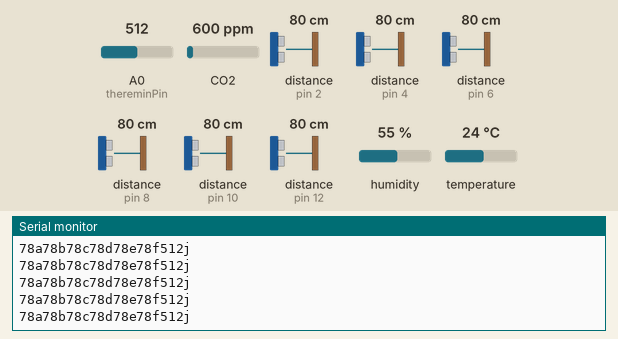
Recording of a sketch running on a simulated Arduino Uno, built with avr-gcc and run on an emulated ATmega328P. Parts: the last lines printed to the serial monitor. Wiring (inferred from the names in the program): 6 × ultrasonic range finder: trigger pin 3, echo pin 2 / trigger pin 5, echo pin 4 / trigger pin 7, echo pin 6 / trigger pin 9, echo pin 8 / trigger pin 11, echo pin 10 / trigger pin 13, echo pin 12. Inputs (shaded band) come from the test bench; at power-on: distance to the obstacle (sensors on pin 4, pin 2, pin 6, pin 8, pin 10, pin 12) 80 cm, CO2 600 ppm, A0 (thereminPin) = 512, humidity 55 %, temperature 24 °C. The echo pulse lasts 58.3 µs per cm.

Above: at 1.2 s.
1.3 s: distance to the obstacle (sensor on pin 4) set to 299 cm
At 1.36 s:
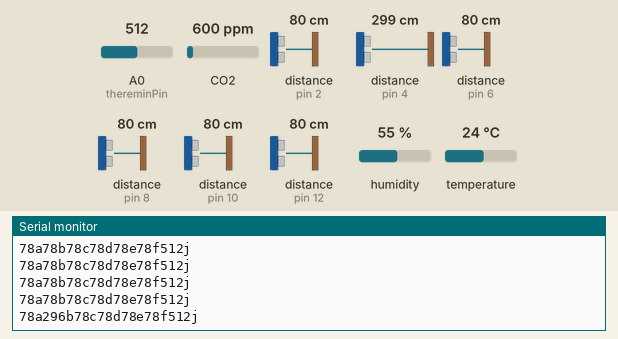
11.5 s: distance to the obstacle (sensor on pin 2) set to 259 cm
At 11.63 s:
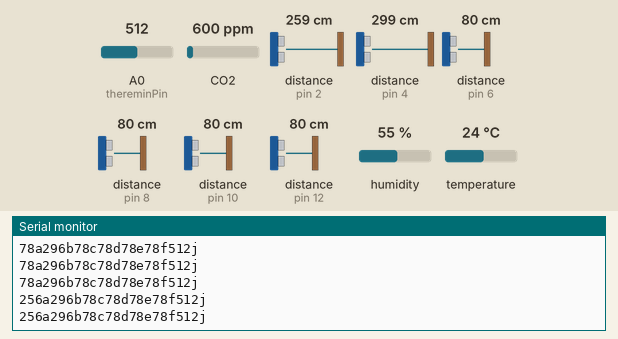
24.5 s: CO2 set to 452 ppm
At 24.71 s:
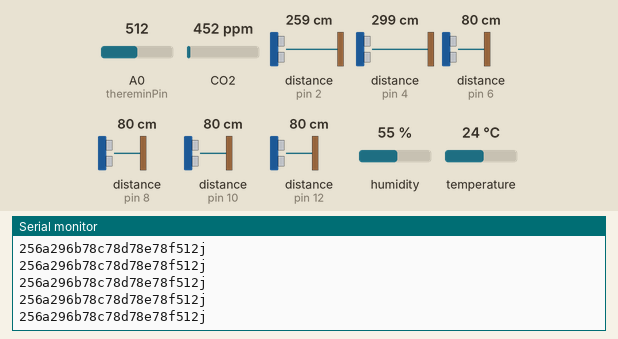
26.0 s: distance to the obstacle (sensor on pin 2) set to 299 cm
At 35.29 s:
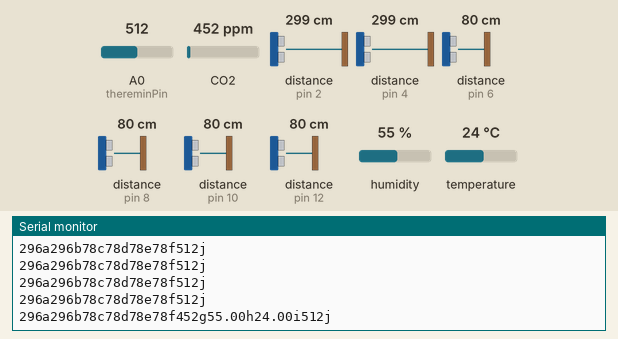
39.0 s: distance to the obstacle (sensor on pin 6) set to 120 cm
At 39.22 s:
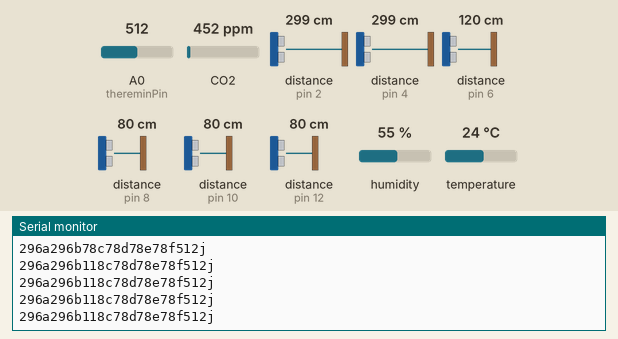
52.0 s: distance to the obstacle (sensor on pin 8) set to 35 cm
At 52.21 s:
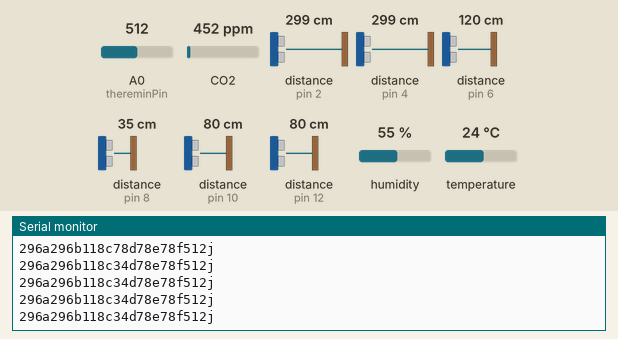
Timing chart, 0 to 55.0 s (numbered marks = the images above; inputs shaded):
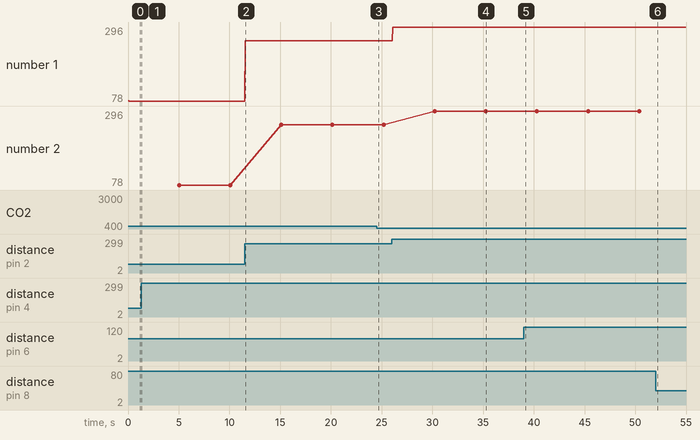

The sketch:

sensor_protocol.ino
```cpp
// ---------------------------------------------------------------- //
// Sensor Reader for Being in the Way
// Written by Natalie Hogue with the help of some kind internet strangers who remain credited
// ---------------------------------------------------------------- //
// Arduino Ultrasoninc Sensor HC-SR04
// Re-writed by Arbi Abdul Jabbaar
// Expanded to Accomodate 4 sensors by Natalie Hogue
// Using Arduino IDE 1.8.7
// Using HC-SR04 Module, compatible with RCWL-1601 Module
// Tested on 17 September 2019
// Updated by Natalie Hogue on 20 September 2022
// ---------------------------------------------------------------- //
/*
 * Copyright (c) 2021, Sensirion AG
 * All rights reserved.
 *
 * Redistribution and use in source and binary forms, with or without
 * modification, are permitted provided that the following conditions are met:
 *
 * * Redistributions of source code must retain the above copyright notice, this
 *   list of conditions and the following disclaimer.
 *
 * * Redistributions in binary form must reproduce the above copyright notice,
 *   this list of conditions and the following disclaimer in the documentation
 *   and/or other materials provided with the distribution.
 *
 * * Neither the name of Sensirion AG nor the names of its
 *   contributors may be used to endorse or promote products derived from
 *   this software without specific prior written permission.
 *
 * THIS SOFTWARE IS PROVIDED BY THE COPYRIGHT HOLDERS AND CONTRIBUTORS "AS IS"
 * AND ANY EXPRESS OR IMPLIED WARRANTIES, INCLUDING, BUT NOT LIMITED TO, THE
 * IMPLIED WARRANTIES OF MERCHANTABILITY AND FITNESS FOR A PARTICULAR PURPOSE
 * ARE DISCLAIMED. IN NO EVENT SHALL THE COPYRIGHT HOLDER OR CONTRIBUTORS BE
 * LIABLE FOR ANY DIRECT, INDIRECT, INCIDENTAL, SPECIAL, EXEMPLARY, OR
 * CONSEQUENTIAL DAMAGES (INCLUDING, BUT NOT LIMITED TO, PROCUREMENT OF
 * SUBSTITUTE GOODS OR SERVICES; LOSS OF USE, DATA, OR PROFITS; OR BUSINESS
 * INTERRUPTION) HOWEVER CAUSED AND ON ANY THEORY OF LIABILITY, WHETHER IN
 * CONTRACT, STRICT LIABILITY, OR TORT (INCLUDING NEGLIGENCE OR OTHERWISE)
 * ARISING IN ANY WAY OUT OF THE USE OF THIS SOFTWARE, EVEN IF ADVISED OF THE
 * POSSIBILITY OF SUCH DAMAGE.
 */
/////////////////////////////
// Packages for I2C Sensor //
/////////////////////////////

#include <Arduino.h>
#include <SensirionI2CScd4x.h>
#include <Wire.h>
SensirionI2CScd4x scd4x;

  /////////////////////
  // timer variables //
  /////////////////////

long tempStartTime  = 0;
long ultraStartTime = 0;
long thereminStartTime = 0;

void printUint16Hex(uint16_t value) {
    Serial.print(value < 4096 ? "0" : "");
    Serial.print(value < 256 ? "0" : "");
    Serial.print(value < 16 ? "0" : "");
    Serial.print(value, HEX);
}

void printSerialNumber(uint16_t serial0, uint16_t serial1, uint16_t serial2) {
    Serial.print("Serial: 0x");
    printUint16Hex(serial0);
    printUint16Hex(serial1);
    printUint16Hex(serial2);
    Serial.println();
}

////////////////////////////
// Ultrasonic Definitions //
////////////////////////////

//Pin Def for Sensor 1
#define echoOne 2
#define trigOne 3

//Pin Def for Sensor 2
#define echoTwo 4
#define trigTwo 5

//Pin Def for Sensor 3
#define echoTre 6
#define trigTre 7

//Pin Def for Sensor 4
#define echoFor 8
#define trigFor 9

//Pin Def for Sensor 5
#define echoFiv 10
#define trigFiv 11

//Pin Def for Sensor 6
#define echoSix 12
#define trigSix 13


// defines Duration variables
long durOne; // variable for the duration of sound wave travel
long durTwo; // variable for the duration of sound wave travel
long durTre; // variable for the duration of sound wave travel
long durFor; // variable for the duration of sound wave travel
long durFiv; // variable for the duration of sound wave travel
long durSix; // variable for the duration of sound wave travel

int distOne; // variable for the distance measurement
int distTwo; // variable for the distance measurement
int distTre; // variable for the distance measurement
int distFor; // variable for the distance measurement
int distFiv; // variable for the distance measurement
int distSix; // variable for the distance measurement

//////////////////////////
// Theremin Definitions //
//////////////////////////

//Pin Def for Theremin
const int thereminPin = A0;
int thereminValue = 0;

////////////////////////
// END OF DEFINITIONS //
////////////////////////
///////////////////////////////////////////////////////////////

void setup() {
// set up interrupts for the ultrasonic sensors

//attachInterrupt(digitalPinToInterrupt(echoOne), ultraLoop, FALLING);
//attachInterrupt(digitalPinToInterrupt(echoOne), I2Cloop, FALLING);

//////////////////////
// Ultrasonic Setup //
//////////////////////

  pinMode(trigOne, OUTPUT); // Sets the trigOne as an OUTPUT
  pinMode(echoOne, INPUT);  // Sets the echoOne as an INPUT

  pinMode(trigTwo, OUTPUT); // Sets the trigTwo as an OUTPUT
  pinMode(echoTwo, INPUT);  // Sets the echoTwo as an INPUT

  pinMode(trigTre, OUTPUT); // Sets the trigTre as an OUTPUT
  pinMode(echoTre, INPUT);  // Sets the echoTre as an INPUT

  pinMode(trigFor, OUTPUT); // Sets the trigFor as an OUTPUT
  pinMode(echoFor, INPUT);  // Sets the echoFor as an INPUT

  pinMode(trigFiv, OUTPUT); // Sets the trigFiv as an OUTPUT
  pinMode(echoFiv, INPUT);  // Sets the echoFiv as an INPUT

  pinMode(trigSix, OUTPUT); // Sets the trigSix as an OUTPUT
  pinMode(echoSix, INPUT);  // Sets the echoSix as an INPUT

  Serial.begin(115200);     // Serial Communication is starting with 2000000 of baudrate speed

  //////////////////////////////
  // I2C CO2/Temp/Humid Setup //
  //////////////////////////////

  while (!Serial) {
        //delay(100);
    }

    Wire.begin();

    uint16_t error;
    char errorMessage[256];

    scd4x.begin(Wire);

    // stop potentially previously started measurement
    error = scd4x.stopPeriodicMeasurement();
    if (error) {
       // Serial.print("Error trying to execute stopPeriodicMeasurement(): ");
        errorToString(error, errorMessage, 256);
        //Serial.println(errorMessage);
    }

    uint16_t serial0;
    uint16_t serial1;
    uint16_t serial2;
    error = scd4x.getSerialNumber(serial0, serial1, serial2);
    if (error) {
        //Serial.print("Error trying to execute getSerialNumber(): ");
        errorToString(error, errorMessage, 256);
        //Serial.println(errorMessage);
    } else {
        //printSerialNumber(serial0, serial1, serial2);
    }

    // Start Measurement
    error = scd4x.startPeriodicMeasurement();
    if (error) {
        //Serial.print("Error trying to execute startPeriodicMeasurement(): ");
        errorToString(error, errorMessage, 256);
        //Serial.println(errorMessage);
    }

    //Serial.println("Waiting for first measurement... (5 sec)");
}
  //////////////////
  // End of Setup //
  //////////////////
  //////////////////////////////////////////////////////////

  ///////////////////////////
  // Utrasonic Sensor Loop //
  ///////////////////////////

void ultraLoop(){

  if(millis() - ultraStartTime > 10){
      ultraStartTime = millis();
  // Clears the trigPin condition
  digitalWrite(trigOne, LOW);
  digitalWrite(trigTwo, LOW);
  digitalWrite(trigTre, LOW);
  digitalWrite(trigFor, LOW);
  digitalWrite(trigFiv, LOW);
  digitalWrite(trigSix, LOW);
    delayMicroseconds(2);

 //read loop for Sensor 1
  digitalWrite(trigOne, HIGH);  // Sets the trigOne HIGH (ACTIVE) for 10 microseconds
   delayMicroseconds(10);
  digitalWrite(trigOne, LOW);  // Set trigOne LOW
  durOne = pulseIn(echoOne, HIGH); // read echo

   //read loop for Sensor 2
  digitalWrite(trigTwo, HIGH);  // Sets the trigOne HIGH (ACTIVE) for 10 microseconds
   delayMicroseconds(10);
  digitalWrite(trigTwo, LOW);  // Set trigOne LOW
  durTwo = pulseIn(echoTwo, HIGH); // read echo

   //read loop for Sensor 3
  digitalWrite(trigTre, HIGH);  // Sets the trigOne HIGH (ACTIVE) for 10 microseconds
   delayMicroseconds(10);
  digitalWrite(trigTre, LOW);  // Set trigOne LOW
  durTre = pulseIn(echoTre, HIGH); // read echo

   //read loop for Sensor 4
  digitalWrite(trigFor, HIGH);  // Sets the trigOne HIGH (ACTIVE) for 10 microseconds
   delayMicroseconds(10);
  digitalWrite(trigFor, LOW);  // Set trigOne LOW
  durFor = pulseIn(echoFor, HIGH); // read echo

     //read loop for Sensor 5
  digitalWrite(trigFiv, HIGH);  // Sets the trigOne HIGH (ACTIVE) for 10 microseconds
   delayMicroseconds(10);
  digitalWrite(trigFiv, LOW);  // Set trigOne LOW
  durFiv = pulseIn(echoFiv, HIGH); // read echo

     //read loop for Sensor 6
  digitalWrite(trigSix, HIGH);  // Sets the trigOne HIGH (ACTIVE) for 10 microseconds
   delayMicroseconds(10);
  digitalWrite(trigSix, LOW);  // Set trigOne LOW
  durSix = pulseIn(echoSix, HIGH); // read echo

  // Calculating the distance
  distOne = durOne * 0.034 / 2; // Speed of sound wave divided by 2 (go and back)
  distTwo = durTwo * 0.034 / 2; // Speed of sound wave divided by 2 (go and back)
  distTre = durTre * 0.034 / 2; // Speed of sound wave divided by 2 (go and back)
  distFor = durFor * 0.034 / 2; // Speed of sound wave divided by 2 (go and back)
  distFiv = durFiv * 0.034 / 2; // Speed of sound wave divided by 2 (go and back)
  distSix = durSix * 0.034 / 2; // Speed of sound wave divided by 2 (go and back)

  // Displays the distance on the Serial Monitor

  Serial.print(distOne);
  Serial.print("a");

  Serial.print(distTwo);
  Serial.print("b");

  Serial.print(distTre);
  Serial.print("c");


  Serial.print(distFor);
  Serial.print("d");

  Serial.print(distFiv);
  Serial.print("e");

  Serial.print(distSix);
  Serial.print("f");

  }
}

  ////////////////////////////////
  // I2C CO2/Temp/Humidity Loop //
  ////////////////////////////////

void tempLoop(){
      uint16_t error;
    char errorMessage[256];

    if(millis() - tempStartTime > 5000){
      tempStartTime = millis();

      // Read Measurement
      uint16_t co2;
      float temperature;
      float humidity;
      error = scd4x.readMeasurement(co2, temperature, humidity);
      if (error) {
          //Serial.print("Error trying to execute readMeasurement(): ");
          errorToString(error, errorMessage, 256);
          //Serial.println(errorMessage);
      } else if (co2 == 0) {
          //Serial.println("Invalid sample detected, skipping.");
      } else {

          Serial.print(co2);
          Serial.print("g");

          Serial.print(humidity);
          Serial.print("h");

          Serial.print(temperature);
          Serial.print("i");
      }
    }
}

////////////////////
// Theremin Loop //
////////////////////

void thereminLoop(){
  if(millis() - thereminStartTime > 10){
        thereminStartTime = millis();

    thereminValue = analogRead(thereminPin);

    Serial.print(thereminValue);
    Serial.print("j");
  }
}
  ///////////////////////
  // Main Arduino Loop //
  ///////////////////////

void loop() {
  ultraLoop();
  tempLoop();
  thereminLoop();
  Serial.println("");
}
```

Measured:
- after the input at 1.3 s, the serial monitor: prints a new line at once (image 1)
- after the input at 11.5 s, the serial monitor: prints a new line after 0.06 s (image 2)
- after the input at 26.0 s, the serial monitor: prints a new line after 0.09 s (image 4)
- after the input at 39.0 s, the serial monitor: prints a new line at once (image 5)
- after the input at 52.0 s, the serial monitor: prints a new line at once (image 6)
- plotted number 1: 78 → 256 after the input at 11.5 s
- plotted number 2: 78 → 256 after the input at 11.5 s
